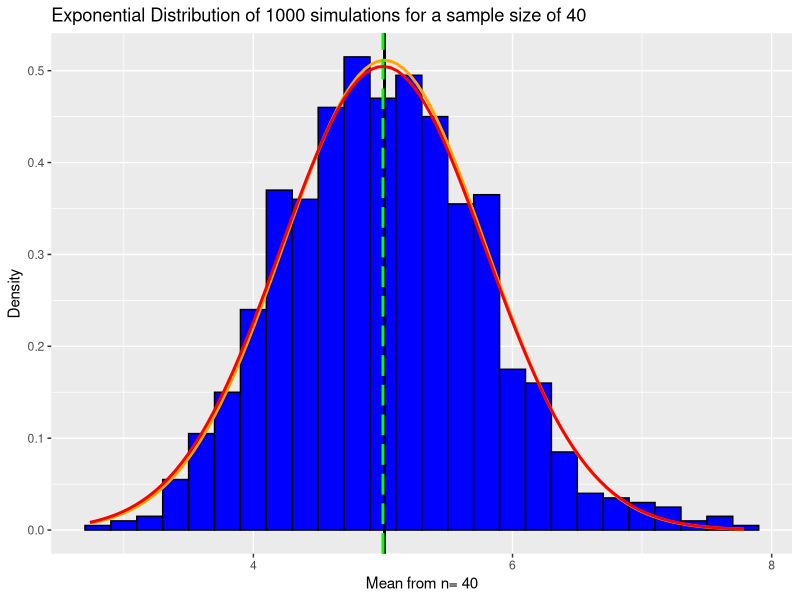
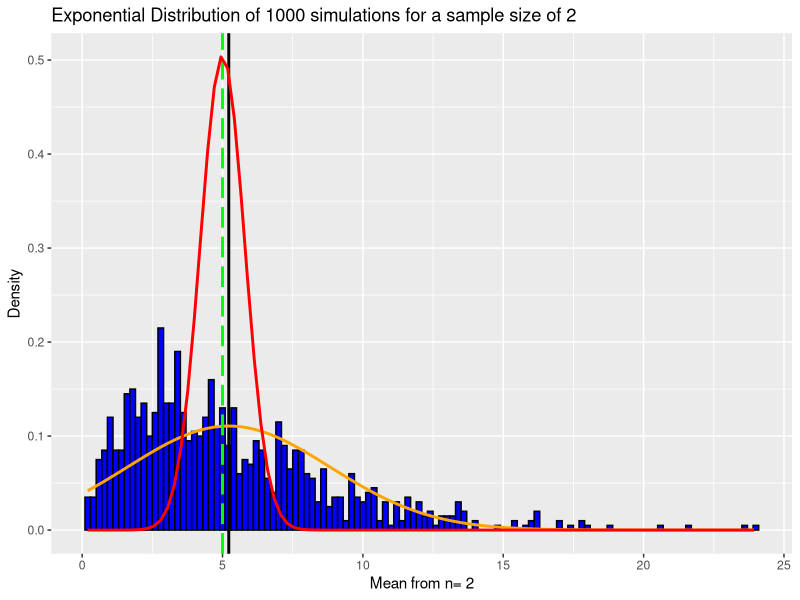
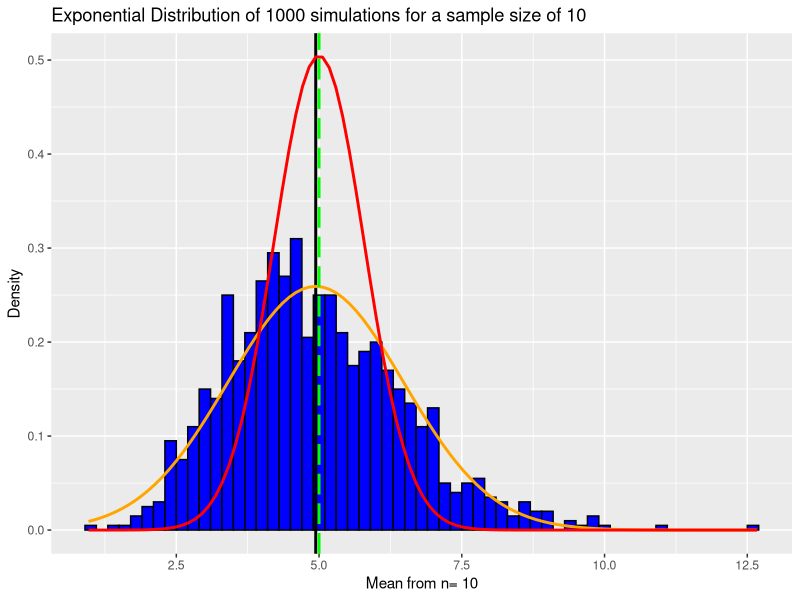

R code for these plots, in order:
## ---- chunk 1
knitr::opts_chunk$set(echo = TRUE)
library(ggplot2)
set.seed(123)
## ---- chunk 2
n<- 40
lambda <- 0.2
simulation <-1000
TheoreticalExpMean <- 1/lambda
TheoreticalExpSD <-1/lambda/1/sqrt(n)
TheoreticalVariance <- TheoreticalExpSD^2
## ---- chunk 3
simDataSet<-matrix(rexp(n*simulation,lambda),simulation)
simRowDataSet <-apply(simDataSet,1,mean)
simDataSetMean <- mean(simRowDataSet)
simDataSetSD <- sd(simRowDataSet)
simDataSetVariance <- simDataSetSD ^2

## ---- chunk 4
dfSim<-data.frame(simRowDataSet) # convert to data.frame for ggplot
mp<-ggplot(dfSim,aes(x=simRowDataSet))
mp<-mp+geom_histogram(binwidth = lambda,fill="blue",color="black",aes(y = ..density..))
mp<-mp + labs(title="Exponential Distribution of 1000 simulations for a sample size of 40", x="Mean from n= 40", y="Density")
mp<-mp + geom_vline(xintercept=simDataSetMean,size=1.0, color="black") # add a line for the actual mean
mp<-mp + stat_function(fun=dnorm,args=list(mean=simDataSetMean, sd=simDataSetSD),color = "orange", size = 1.0)
mp<-mp + geom_vline(xintercept=TheoreticalExpMean,size=1.0,color="green",linetype = "longdash")
mp<-mp + stat_function(fun=dnorm,args=list(mean=TheoreticalExpMean, sd=TheoreticalExpSD),color = "red", size = 1.0)
mp
## ---- chunk 5
n<-2
simDataSet2<-matrix(rexp(n*simulation,lambda),simulation)
simRowDataSet2 <-apply(simDataSet2,1,mean)
simDataSetMean2=mean(simRowDataSet2)
simDataSetSD2=sd(simRowDataSet2)
simDataSetVariance2 = simDataSetSD2 ^2
dfSim2<-data.frame(simRowDataSet2) # convert to data.frame for ggplot
mp2<-ggplot(dfSim2,aes(x=simRowDataSet2))
mp2<-mp2+geom_histogram(binwidth = lambda,fill="blue",color="black",aes(y = ..density..))
mp2<-mp2 + labs(title="Exponential Distribution of 1000 simulations for a sample size of 2", x="Mean from n= 2", y="Density")
mp2<-mp2 + geom_vline(xintercept=simDataSetMean2,size=1.0, color="black") # add a line for the actual mean
mp2<-mp2 + stat_function(fun=dnorm,args=list(mean=simDataSetMean2, sd=simDataSetSD2),color = "orange", size = 1.0)
mp2<-mp2 + geom_vline(xintercept=TheoreticalExpMean,size=1.0,color="green",linetype = "longdash")
mp2<-mp2 + stat_function(fun=dnorm,args=list(mean=TheoreticalExpMean, sd=TheoreticalExpSD),color = "red", size = 1.0)
mp2
## ---- chunk 6
n<-10

simDataSet10<-matrix(rexp(n*simulation,lambda),simulation)

simRowDataSet10 <-apply(simDataSet10,1,mean)


simDataSetMean10=mean(simRowDataSet10)
simDataSetSD10=sd(simRowDataSet10)

dfSim10<-data.frame(simRowDataSet10) # convert to data.frame for ggplot
mp10<-ggplot(dfSim2,aes(x=simRowDataSet10))
mp10<-mp10+geom_histogram(binwidth = lambda,fill="blue",color="black",aes(y = ..density..))
mp10<-mp10 + labs(title="Exponential Distribution of 1000 simulations for a sample size of 10", x="Mean from n= 10", y="Density")
mp10<-mp10 + geom_vline(xintercept=simDataSetMean10,size=1.0, color="black") # add a line for the actual mean
mp10<-mp10 + stat_function(fun=dnorm,args=list(mean=simDataSetMean10, sd=simDataSetSD10),color = "orange", size = 1.0)
mp10<-mp10 + geom_vline(xintercept=TheoreticalExpMean,size=1.0,color="green",linetype = "longdash")
mp10<-mp10 + stat_function(fun=dnorm,args=list(mean=TheoreticalExpMean, sd=TheoreticalExpSD),color = "red", size = 1.0)
mp10
